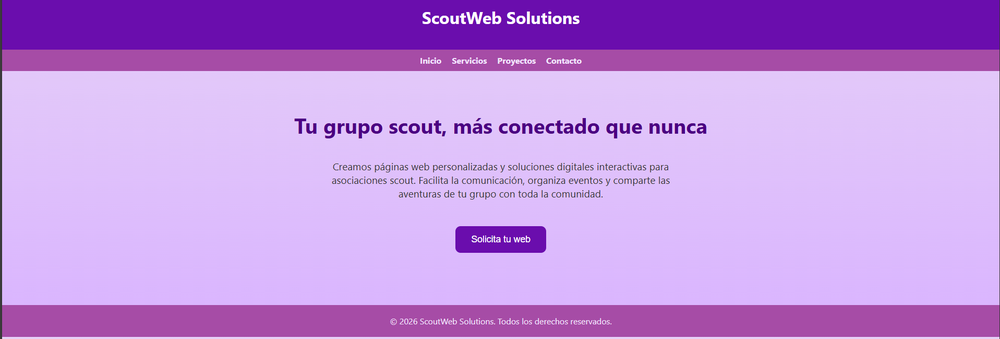
#> input picture Proyecto intermodular/Proyecto final/Captura.PNG, 1000 x 339 px, shrunk from 1917 x 649 before the run, found by its file name
$ python '004 Aclarar imagenes.py'
#> lines starting #> are read from the running program, lines starting #| are printed output that depends on the picture
# pip3 install pillow --break-system-packages
from PIL import Image

imagen = Image.open("Captura.png")
#> imagen is the input picture: PIL image 1000x339 RGBA; mean R, G, B, A 194.2, 144.6, 224.4, 255

anchura,altura = imagen.size
#> anchura = 1000; altura = 339

for x in range(0,anchura):
	for y in range(0,altura):
		pixel = imagen.getpixel((x, y))
		rojo = pixel[0]
		verde = pixel[1]
		azul = pixel[2]
		rojo += 120
		verde += 120
		azul += 120
		imagen.putpixel((x, y), (rojo, verde, azul)) # ESTO ES CORRECTO
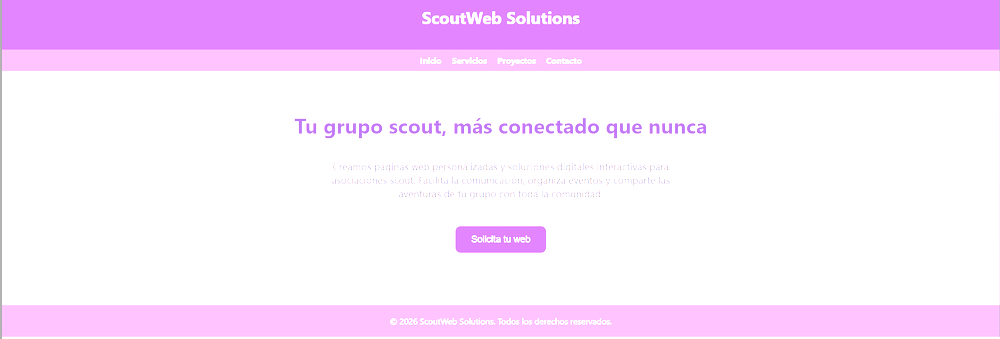
#> imagen: PIL image 1000x339 RGBA; mean R, G, B, A 250.1, 226.7, 254.7, 255

imagen.save("modificado.png")
